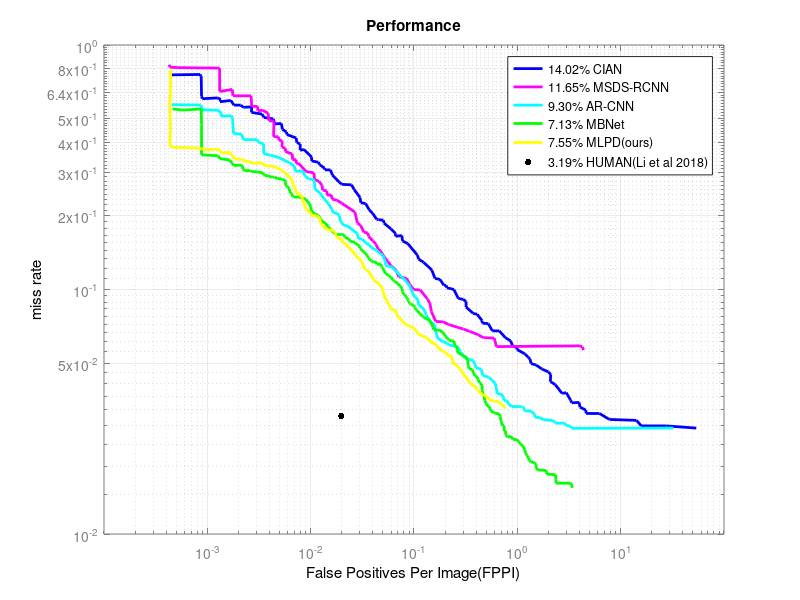

Recreate this plot in MATLAB.
close all;
clear;
clc;


load('ResultNew4a.mat');
Data  = ResultNew.data;


figure;

% Data for CIAN
FPPI=Data(:,9);
MR=Data(:,10);
loglog(FPPI,MR,'-b','LineWidth',2)


set(gca,'YColor',[0.5 0.5 0.5],'ytick',[0.01 0.05 0.1 0.2 0.3 0.4 0.5 0.64 0.80 1]);
set(gca,'XColor',[0.5 0.5 0.5],'xtick',[10^(-3) 10^(-2) 10^(-1) 10^(0) 10^(1)])
title('Performance');
xlabel('False Positives Per Image(FPPI)','Color',[0 0 0]);
ylabel('miss rate','Color',[0 0 0]);
grid on;
hold on;

% Data for MSDS-RCNN
FPPI=Data(:,7);
MR=Data(:,8);
loglog(FPPI,MR,'-m','LineWidth',2)

% Data for AR-CNN
FPPI=Data(:,5);
MR=Data(:,6);
loglog(FPPI,MR,'-c','LineWidth',2)

% Data for MBNet
FPPI=Data(:,3);
MR=Data(:,4);
loglog(FPPI,MR,'-g','LineWidth',2)

% Data for MLPD(ours)
FPPI=Data(:,1);
MR=Data(:,2);
loglog(FPPI,MR,'-y ','LineWidth',2)

FPPI=0.019751;
MR=0.0303492;
plot(FPPI,MR,'.k ','MarkerSize',15)

legend('14.02% CIAN','11.65% MSDS-RCNN','9.30% AR-CNN','7.13% MBNet',...
        '7.55% MLPD(ours)','3.19% HUMAN(Li et al 2018)',...
        'Location','NorthEast')